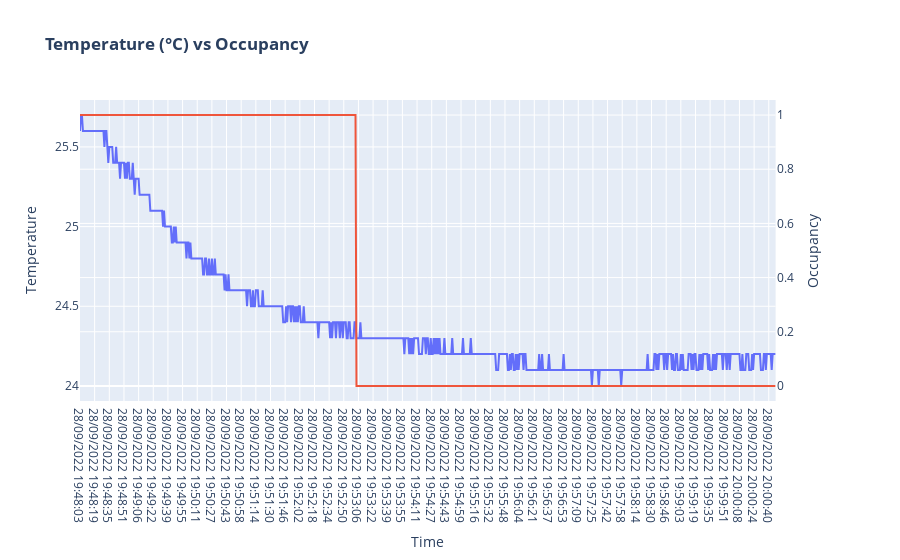

The notebook cell this image was saved under:
### Code cell
import plotly.graph_objects as go
from plotly.subplots import make_subplots
fig = make_subplots(specs=[[{"secondary_y": True}]])
fig.add_trace(
    go.Scatter(x=data['time'], y=data['Temperature']),
    secondary_y=False,
)
#fig = px.line(data[['time','Temperature']], x="time", y="Temperature", title='Room Temperature (°C)')
fig.add_trace(
    go.Scatter(x=data['time'], y=data['label']),
    secondary_y=True)
fig.update_layout(
    title_text="<b>Temperature (°C) vs Occupancy</b>"
)

# Set x-axis title
fig.update_xaxes(title_text="Time")

# Set y-axes titles
fig.update_yaxes(title_text="Temperature", secondary_y=False)
fig.update_yaxes(title_text="Occupancy", secondary_y=True)
fig.update_layout(showlegend=False)
fig.show()

### Figure 1 — Plotly figure (JSON) as saved in the notebook; plotly's stock layout.template omitted (floating-point values rounded to 4 significant figures; data arrays with more than 128 entries replaced by an {"elided": "..."} marker saying what was removed)
{"data": [{"type": "scatter", "x": {"elided": "713 str values"}, "xaxis": "x", "y": {"elided": "713 float values"}, "yaxis": "y"}, {"type": "scatter", "x": {"elided": "713 str values"}, "xaxis": "x", "y": {"elided": "713 int values"}, "yaxis": "y2"}], "layout": {"showlegend": false, "title": {"text": "<b>Temperature (°C) vs Occupancy</b>"}, "xaxis": {"anchor": "y", "domain": [0, 0.94], "title": {"text": "Time"}}, "yaxis": {"anchor": "x", "domain": [0, 1], "title": {"text": "Temperature"}}, "yaxis2": {"anchor": "x", "overlaying": "y", "side": "right", "title": {"text": "Occupancy"}}}}
